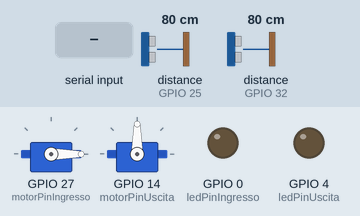
Bench run of a sketch on a simulated ESP32. On the bench: 2 × servo, output pins drawn as LEDs (lit = HIGH). Wiring (inferred from the names in the program): 2 × ultrasonic range finder: trigger GPIO 26, echo GPIO 25 / trigger GPIO 33, echo GPIO 32. The inputs (shaded band) are chosen by the test bench; at power-on: distance to the obstacle (sensors on GPIO 25, GPIO 32) 80 cm. The echo pulse lasts 58.3 µs per cm; WiFi joins after 1.5 s; servers stay silent unless stated; uploads are accepted with an empty reply; pins used as bus, display or sensor lines are not drawn; what the sketch prints to the serial monitor is not drawn.

Above: at 2.7 s.
2.8 s: distance to the obstacle (sensor on GPIO 25) set to 2 cm
4.8 s: "1\n" received over Serial
At 6.2 s:
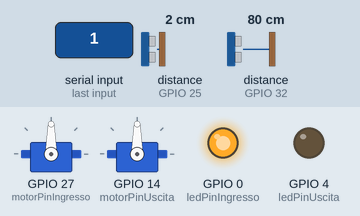
6.5 s: distance to the obstacle (sensor on GPIO 32) set to 2 cm
8.0 s: "0\n" received over Serial
At 8.7 s:
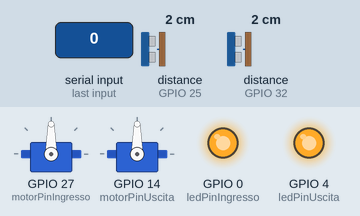
At 11.6 s:
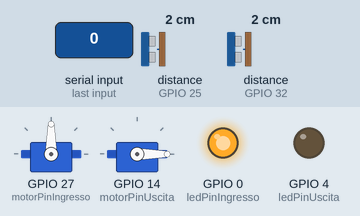
Timing chart, 0 to 12.3 s (numbered marks = the images above; inputs shaded):
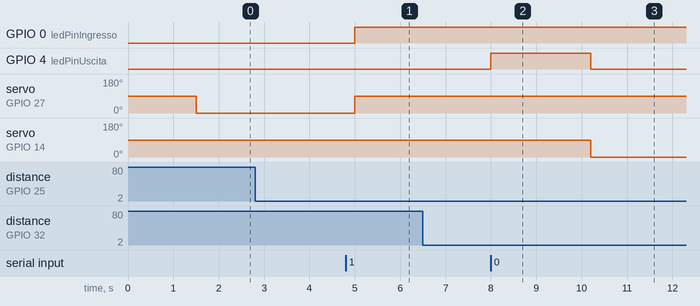

The sketch:

progettoDef.ino
```cpp
#include <Arduino.h>
#include <ESP32Servo.h>
#include <WiFi.h>
#include <HTTPClient.h>

const char* ssid = "Redmi Note 9 Pro"; // SSID della tua rete Wi-Fi
const char* password = "forzabologna"; // Password della tua rete Wi-Fi

String serverName = "http://192.168.171.177/Progetto%20IoT/Parcheggio.php";

unsigned long lastTime = 0;
unsigned long timerDelay = 500;

// Definizione dei pin per i sensori ad ultrasuoni
const int trigPinIngresso = 26;
const int echoPinIngresso = 25;
const int trigPinUscita = 33;  // Pin per il trigger del sensore di uscita
const int echoPinUscita = 32;  // Pin per l'echo del sensore di uscita

// Definizione dei pin per i motori DC
const int motorPinIngresso = 27;
const int motorPinUscita = 14;  // Pin per il servo motore dell'uscita

// Definizione del limite di distanza per sollevare la sbarra (in centimetri)
const int distanceThreshold = 5;

// Dichiarazione degli oggetti Servo per controllare i motori
Servo myMotorIngresso;
Servo myMotorUscita;

const int ledPinIngresso = 0;
const int ledPinUscita = 4;

int postiDisponibili = 10; // Numero iniziale di posti disponibili

void setup() {
  // Inizializzazione della comunicazione seriale
  Serial.begin(115200);

  pinMode(ledPinIngresso, OUTPUT);
  pinMode(ledPinUscita, OUTPUT);

  // Inizializzazione dei pin dei sensori ad ultrasuoni
  pinMode(trigPinIngresso, OUTPUT);
  pinMode(echoPinIngresso, INPUT);
  pinMode(trigPinUscita, OUTPUT);
  pinMode(echoPinUscita, INPUT);

  // Inizializzazione dei pin dei motori DC
  pinMode(motorPinIngresso, OUTPUT);
  pinMode(motorPinUscita, OUTPUT);

  // Collegamento degli oggetti Servo ai pin dei motori
  myMotorIngresso.attach(motorPinIngresso);
  myMotorUscita.attach(motorPinUscita);

  WiFi.begin(ssid, password);
  Serial.println("Connecting");
  while (WiFi.status() != WL_CONNECTED) {
    delay(500);
    Serial.print(".");
  }
  Serial.println("");
  Serial.print("Connected to WiFi network with IP Address: ");
  Serial.println(WiFi.localIP());
}

void loop() {
  //manda un HTTP POST ogni timerDelay
  if ((millis() - lastTime) > timerDelay) {
    //controlla stato connessione WiFi
    if(WiFi.status()== WL_CONNECTED){
      HTTPClient http;

      // Gestione sbarra d'ingresso
      gestisciIngresso(http);

      // Gestione sbarra d'uscita
      gestisciUscita(http);

      // Libera risorse
      http.end();
      // Attendi un breve intervallo prima di eseguire una nuova misurazione
      delay(100);
    }
    else {
      Serial.println("WiFi Disconnected");
    }
    lastTime = millis();
  }
}

void gestisciIngresso(HTTPClient& http) {
  // Trasmette un impulso breve al pin di trigger del sensore ad ultrasuoni d'ingresso
  digitalWrite(trigPinIngresso, LOW);
  delayMicroseconds(2);
  digitalWrite(trigPinIngresso, HIGH);
  delayMicroseconds(10);
  digitalWrite(trigPinIngresso, LOW);

  // Misura la durata dell'impulso di ritorno sull'echo pin e calcola la distanza
  long duration = pulseIn(echoPinIngresso, HIGH);
  int distance = duration * 0.034 / 2;

  // Stampa la distanza misurata sulla porta seriale
  // Serial.print("Distanza ingresso: ");
  // Serial.print(distance);
  // Serial.println(" cm");

  if ((distance < distanceThreshold) && (postiDisponibili > 0)) {
    Serial.println("Inserire targa in ingresso:");
    while (Serial.available() == 0) {
      // Aspetta che l'utente inserisca la targa
    }
    String targa = Serial.readStringUntil('\n');
    targa.trim(); // Rimuove eventuali spazi bianchi iniziali e finali

    if (targa != "") {
      String serverPath = serverName + "?targa=" + targa;
      http.begin(serverPath.c_str());

      int httpResponseCode = http.GET();

      if (httpResponseCode > 0) {
       // Serial.print("HTTP Response code: ");
       // Serial.println(httpResponseCode);
        String payload = http.getString();
        // Serial.println(payload);
      } else {
       // Serial.print("Error code: ");
       // Serial.println(httpResponseCode);
      }

      // Solleva la sbarra di ingresso di 90 gradi
      raiseBarrierIngresso();
      delay(1500); // Attendi un secondo per evitare azioni multiple
    }
  } else {
    // Se la distanza è superiore al threshold, abbassa la sbarra
    lowerBarrierIngresso();
  }
}


void gestisciUscita(HTTPClient& http) {
  // Trasmette un impulso breve al pin di trigger del sensore ad ultrasuoni d'uscita
  digitalWrite(trigPinUscita, LOW);
  delayMicroseconds(2);
  digitalWrite(trigPinUscita, HIGH);
  delayMicroseconds(10);
  digitalWrite(trigPinUscita, LOW);

  // Misura la durata dell'impulso di ritorno sull'echo pin e calcola la distanza
  long duration = pulseIn(echoPinUscita, HIGH);
  int distance = duration * 0.034 / 2;

  // Stampa la distanza misurata sulla porta seriale
  // Serial.print("Distanza uscita: ");
  // Serial.print(distance);
  // Serial.println(" cm");

  if (distance < distanceThreshold) {
    Serial.println("Inserire targa in uscita:");
    while (Serial.available() == 0) {
      // Aspetta che l'utente inserisca la targa
    }
    String targa = Serial.readStringUntil('\n');
    targa.trim(); // Rimuove eventuali spazi bianchi iniziali e finali

    // Solleva la sbarra di uscita di 90 gradi
    raiseBarrierUscita();
    delay(2000); // Attendi un secondo per evitare azioni multiple

    if (targa != "") {
      String serverPath = serverName + "?update=" + targa;
      http.begin(serverPath.c_str());

      int httpResponseCode = http.GET();

      if (httpResponseCode > 0) {
        // Serial.print("HTTP Response code: ");
        // Serial.println(httpResponseCode);
        String payload = http.getString();
        // Serial.println(payload);
      } else {
        // Serial.print("Error code: ");
        // Serial.println(httpResponseCode);
      }
    }

    // Abbassa la sbarra dopo un breve intervallo
    lowerBarrierUscita();
  }
}


void raiseBarrierIngresso() {
  // Solleva la sbarra di ingresso di 90 gradi
  myMotorIngresso.write(90);
  digitalWrite(ledPinIngresso, HIGH);
  postiDisponibili--;
  Serial.print("Posti disponibili: ");
  Serial.println(postiDisponibili);
  Serial.println("SBARRA ALZATA INGRESSO ");
}

void lowerBarrierIngresso() {
  // Abbassa la sbarra di ingresso a 0 gradi
  myMotorIngresso.write(0);
  digitalWrite(ledPinIngresso, LOW);
  // Serial.print("SBARRA abbassata: ");
}

void raiseBarrierUscita() {
  // Solleva la sbarra di uscita di 90 gradi
  myMotorUscita.write(90);
  digitalWrite(ledPinUscita, HIGH);
  postiDisponibili++;
  Serial.print("Posti disponibili: ");
  Serial.println(postiDisponibili);
  Serial.println("SBARRA ALZATA USCITA ");
}

void lowerBarrierUscita() {
  // Abbassa la sbarra di uscita a 0 gradi
  myMotorUscita.write(0);
  digitalWrite(ledPinUscita, LOW);
    //Serial.print("SBARRA abbassata: ");
}
```

Measured:
- after the input at 2.8 s, every drawn part: stays the same
- after the input at 4.8 s, GPIO 0 (ledPinIngresso): LOW → HIGH after 0.20 s; servo on GPIO 27 (motorPinIngresso): 0° → 90° after 0.20 s
- after the input at 6.5 s, every drawn part: stays the same
- after the input at 8.0 s, GPIO 4 (ledPinUscita): LOW → HIGH at once, → LOW 2.2 s later; servo on GPIO 14 (motorPinUscita): 90° → 0° after 2.2 s
